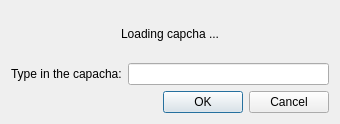
<?xml version="1.0" encoding="UTF-8"?>
<ui version="4.0">
 <class>SayCapcha</class>
 <widget class="QDialog" name="SayCapcha">
  <property name="geometry">
   <rect>
    <x>0</x>
    <y>0</y>
    <width>340</width>
    <height>124</height>
   </rect>
  </property>
  <property name="sizePolicy">
   <sizepolicy hsizetype="Fixed" vsizetype="Fixed">
    <horstretch>0</horstretch>
    <verstretch>0</verstretch>
   </sizepolicy>
  </property>
  <property name="windowTitle">
   <string>Enter Capcha</string>
  </property>
  <layout class="QVBoxLayout" name="verticalLayout">
   <item>
    <layout class="QHBoxLayout" name="horizontalLayout_2">
     <item>
      <spacer name="horizontalSpacer_2">
       <property name="orientation">
        <enum>Qt::Horizontal</enum>
       </property>
       <property name="sizeHint" stdset="0">
        <size>
         <width>40</width>
         <height>20</height>
        </size>
       </property>
      </spacer>
     </item>
     <item>
      <widget class="QLabel" name="capcha">
       <property name="sizePolicy">
        <sizepolicy hsizetype="Preferred" vsizetype="Expanding">
         <horstretch>0</horstretch>
         <verstretch>0</verstretch>
        </sizepolicy>
       </property>
       <property name="text">
        <string>Loading capcha ...</string>
       </property>
      </widget>
     </item>
     <item>
      <spacer name="horizontalSpacer">
       <property name="orientation">
        <enum>Qt::Horizontal</enum>
       </property>
       <property name="sizeHint" stdset="0">
        <size>
         <width>40</width>
         <height>20</height>
        </size>
       </property>
      </spacer>
     </item>
    </layout>
   </item>
   <item>
    <layout class="QHBoxLayout" name="horizontalLayout">
     <item>
      <widget class="QLabel" name="label">
       <property name="text">
        <string>Type in the capacha:</string>
       </property>
      </widget>
     </item>
     <item>
      <widget class="QLineEdit" name="code"/>
     </item>
    </layout>
   </item>
   <item>
    <widget class="QDialogButtonBox" name="buttonBox">
     <property name="orientation">
      <enum>Qt::Horizontal</enum>
     </property>
     <property name="standardButtons">
      <set>QDialogButtonBox::Cancel|QDialogButtonBox::Ok</set>
     </property>
    </widget>
   </item>
  </layout>
 </widget>
 <resources/>
 <connections>
  <connection>
   <sender>buttonBox</sender>
   <signal>rejected()</signal>
   <receiver>SayCapcha</receiver>
   <slot>reject()</slot>
   <hints>
    <hint type="sourcelabel">
     <x>316</x>
     <y>260</y>
    </hint>
    <hint type="destinationlabel">
     <x>286</x>
     <y>274</y>
    </hint>
   </hints>
  </connection>
  <connection>
   <sender>buttonBox</sender>
   <signal>accepted()</signal>
   <receiver>SayCapcha</receiver>
   <slot>accept()</slot>
   <hints>
    <hint type="sourcelabel">
     <x>248</x>
     <y>254</y>
    </hint>
    <hint type="destinationlabel">
     <x>157</x>
     <y>274</y>
    </hint>
   </hints>
  </connection>
 </connections>
</ui>
